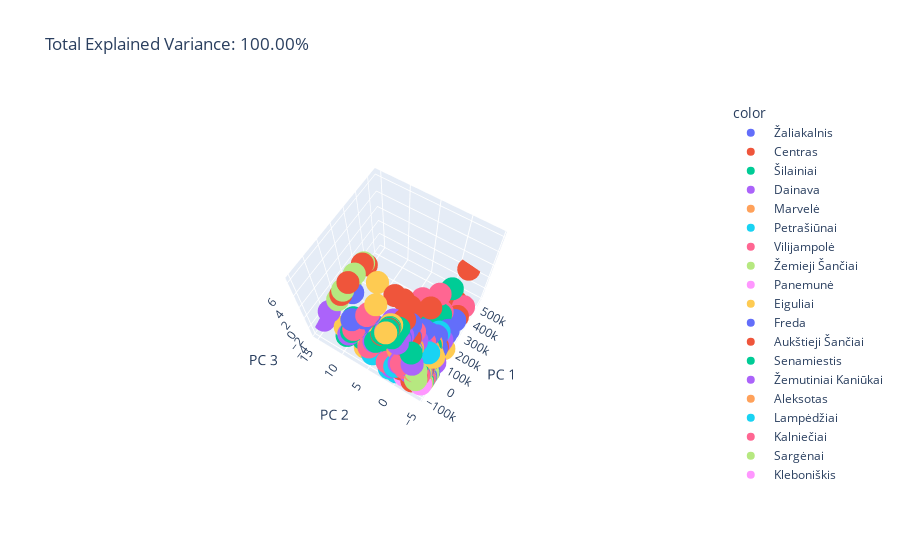

The code cell stored with this chart in its notebook:
### Code cell
X = df[features]
pca = PCA(n_components=3)
components = pca.fit_transform(X)

total_var = pca.explained_variance_ratio_.sum() * 100

fig = px.scatter_3d(
    components, x=0, y=1, z=2, color=df['Area'],
    title=f'Total Explained Variance: {total_var:.2f}%',
    labels={'0': 'PC 1', '1': 'PC 2', '2': 'PC 3'},
    height=800
)
fig.show()
